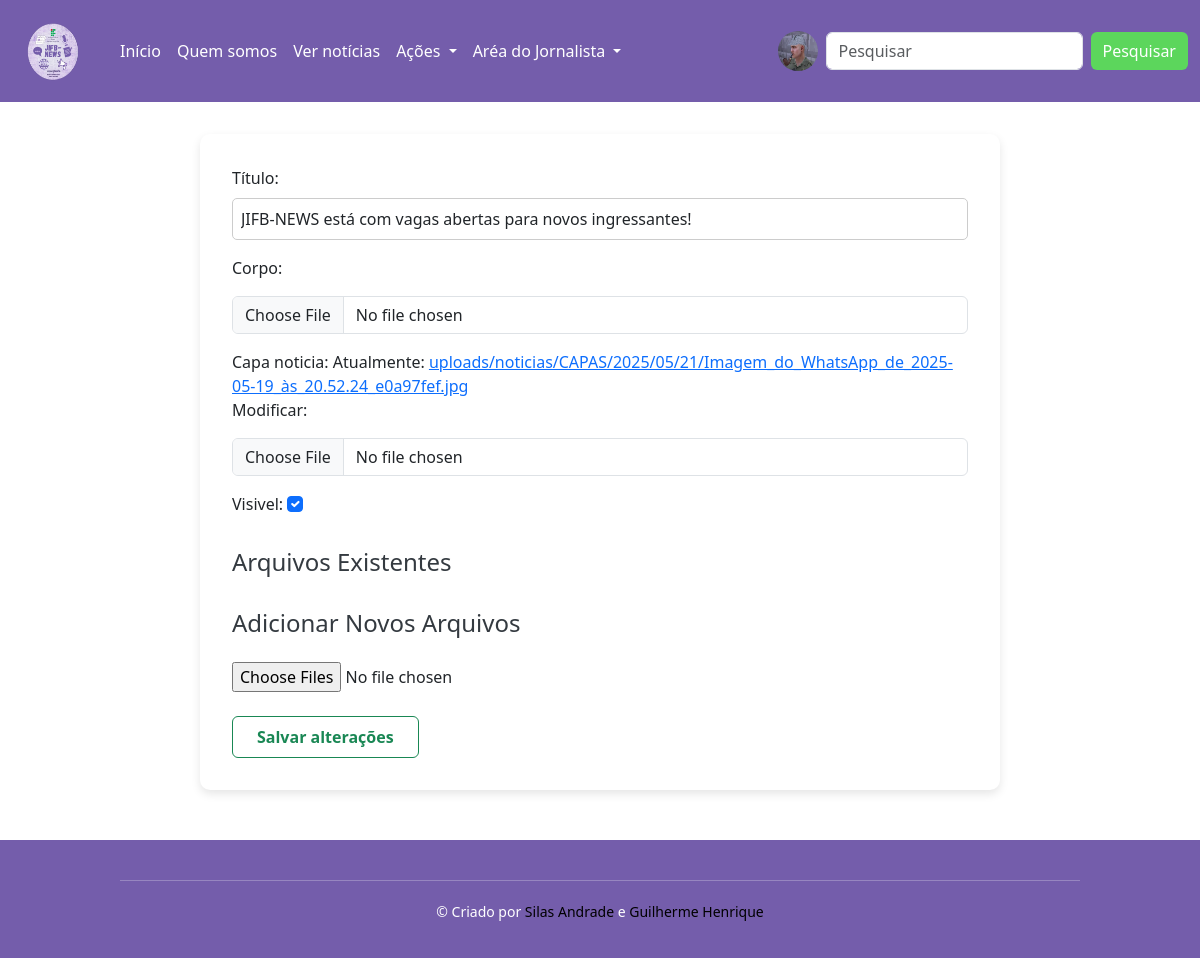
The page /editar/1/ (signed in) on the database its author committed.
### news/models.py (models this page shows, shortened)
class Noticia(models.Model):
    autor = models.ForeignKey(User, on_delete=models.CASCADE)
    título = models.CharField(max_length=500)
    corpo = models.FileField(upload_to="uploads/noticias/noticias/%Y/%m/%d")
    capa_noticia = models.ImageField(upload_to="uploads/noticias/CAPAS/%Y/%m/%d")
    visivel = models.BooleanField(default=True)
    updated = models.DateTimeField(auto_now=True)
    created = models.DateTimeField(auto_now_add=True)

### news/views.py (the view)
# urls.py: path('editar/<str:pk>/', NoticiaEditar, name='editar'),
@login_required(login_url='/login')
def NoticiaEditar(request, pk):
    noticia = Noticia.objects.get(id=pk)
    if not request.user.is_staff:
        return HttpResponse("<h1>Somente o autor pode alterar alguma coisa dessa notícia!</h1>")
    if request.method == 'POST':
        noticia_form = NoticiaForm(request.POST, request.FILES, instance=noticia)
        arquivos_formset = ArquivoFormSet(request.POST, request.FILES, queryset=ArquivoNaNoticia.objects.filter(noticia=noticia))
        arquivos = ArquivoNaNoticia.objects.filter(noticia=noticia)
        if noticia_form.is_valid() and arquivos_formset.is_valid():
            noticia = noticia_form.save(commit=False)
            noticia.autor = request.user
            arquivos = arquivos_formset.save(commit=False)
            noticia_form.save()
            if noticia.corpo:
                markdown_file = noticia.corpo
                with markdown_file.open(mode='rb') as f:
                    markdown_content = f.read().decode('utf-8')
                html_content = markdown.markdown(markdown_content)
                now = timezone.now()
                file_name = now.strftime("%Y-%m-%d_%H-%M-%S") + ".html"
                html_path = os.path.join("uploads", "noticias", "html", now.strftime("%Y/%m/%d/"))
                full_path = os.path.join(settings.MEDIA_ROOT, html_path)
                os.makedirs(full_path, exist_ok=True)
                full_file_path = os.path.join(full_path, file_name)
                relative_file_path = os.path.join(html_path, file_name)
                with open(full_file_path, "w", encoding="utf-8") as html_file:
                    html_file.write(html_content)
                noticia.corpo.name = relative_file_path
                noticia.save()
            for arquivo in arquivos:
                arquivo.noticia = noticia
                arquivo.save()
            for obj in arquivos_formset.deleted_objects:
                arquivos = ArquivoNaNoticia.objects.filter(noticia=obj.noticia)
                for arquivo in arquivos:
                    try:
                        Path(arquivo.arquivos.path).unlink(missing_ok=True)  # apaga do disco
                        arquivo.delete()  # apaga do banco
                    except Exception as e:
                        print(f"Erro ao excluir {arquivo.arquivos.name}: {e}")
                obj.delete()
            novos_arquivos = request.FILES.getlist('novos_arquivos')
            for arq in novos_arquivos:
                ArquivoNaNoticia.objects.create(noticia=noticia, arquivos=arq)
            return redirect('home')
    else:
        noticia_form = NoticiaForm(instance=noticia)
        arquivos_formset = ArquivoFormSet(queryset=ArquivoNaNoticia.objects.filter(noticia=noticia))
    foto_de_perfil = Perfil.objects.get(user=request.user).foto_de_perfil
    context = {
        'noticia_form': noticia_form,
        'arquivos_formset': arquivos_formset,
        'noticia': noticia,
        'minha_foto_de_perfil':foto_de_perfil
    }
    return render(request, "news/editar.html", context)

### news/forms.py
class NoticiaForm(ModelForm):
    class Meta:
        model = Noticia
        fields = '__all__'
        exclude = ['autor']
        widgets = {
            'título': forms.TextInput(attrs={'class': 'form-control'}),
            'corpo': forms.FileInput(attrs={'class': 'form-control'}),
            'capa_noticia': forms.ClearableFileInput(attrs={'class': 'form-control'}),
            'visivel': forms.CheckboxInput(attrs={'class': 'form-check-input'}),
        }

### templates/news/editar.html (shortened to what this page needs)
{% extends "main.html" %}
{% load static %}
{% block extra_css %}
<link rel="stylesheet" href="{% static 'CSS/news/editar.css' %}" />
{% endblock %}
{% block content %}
<div class="form-container">
  <form method="post" enctype="multipart/form-data">
    {{ noticia_form.as_p }}
    <h3>Arquivos Existentes</h3>
    <h3>Adicionar Novos Arquivos</h3>
    <input type="file" name="novos_arquivos" multiple />
    <br>
    <input class="btn btn-outline-success" type="submit" value="Salvar alterações" />
      </form>
    </div>
{% endblock %}

### static/CSS/news/editar.css (style rules this page uses)
.form-container { max-width: 800px; margin: 2rem auto; padding: 2rem; background-color: white; border-radius: 10px; box-shadow: 0 4px 10px rgba(0, 0, 0, 0.1); }
.form-container h3 { margin-top: 2rem; font-size: 1.5rem; color: #343a40; }
.form-container input[type="file"] { margin-top: 1rem; }
.form-container .btn[type="submit"] { margin-top: 1.5rem; padding: 0.5rem 1.5rem; font-weight: 600; font-size: 1rem; }
.form-container input[type="text"], .form-container textarea, .form-container select { width: 100%; padding: 0.5rem; margin: 0.5rem 0 1rem; border: 1px solid #ccc; border-radius: 5px; }

### templates/footer.html (style rules this page uses)
body { margin: 0; padding: 0; box-sizing: border-box; }

### rows shown on the page
Noticia: título "JIFB-NEWS está com vagas abertas para novos ingressantes!", visivel "☑"
